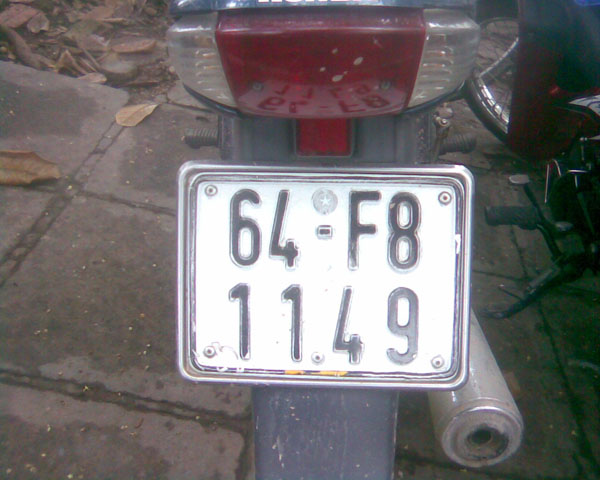
//> input picture aaaaaa/11.jpg, 600 x 480 px
$ ./test   (built with g++ and OpenCV 4)
//> lines starting //> are read from the running program, lines starting //| are printed output that depends on the picture; after the words box and inside, x2 and y2 are one past the last pixel; in counts of white or black regions, pixels touching at a corner belong together
#include "opencv2\core.hpp"
#include "opencv2\highgui\highgui.hpp"
#include <iostream>

#include <opencv2/opencv.hpp>
#include <vector>
#include <assert.h>


using namespace cv;
using namespace std;
struct Blob
{
	cv::Size matContainSize;
	cv::Rect boundingRect;
	std::vector<cv::Point2i> points;

	Blob(Blob* b) {};
	Blob() {};
};

std::vector<Blob> FindBlobs(Mat& matBinary, cv::Size minSize, cv::Size maxSize)
{
	assert(matBinary.channels() == 1, "Image is not binary");


	std::vector<Blob> blobs;

	// Fill the label_image with the blobs
	// 0  - background
	// 1  - unlabelled foreground
	// 2+ - labelled foreground

	uchar label_count = 2; // starts at 2 because 0,1 are used already

	for (int y = 0; y < matBinary.rows; y++)
	{
		for (int x = 0; x < matBinary.cols; x++)
		{
			uchar val = matBinary.at<uchar>(y, x);
			if (val != 255)
				continue;

			cv::Rect rect;
			cv::floodFill(matBinary, cv::Point(x, y), ++label_count, &rect);
			if (label_count == 255)
				label_count = 2;

			if (minSize.area() > 0 && (rect.width < minSize.width || rect.height < minSize.height))
				continue;

			if (maxSize.area() > 0 && (rect.width > maxSize.width || rect.height > maxSize.height))
				continue;

			Blob blob;

			for (int i = rect.y; i < (rect.y + rect.height); i++)
			{
				for (int j = rect.x; j < (rect.x + rect.width); j++)
				{
					if (matBinary.at<uchar>(i, j) == label_count)
						blob.points.push_back(cv::Point2i(j, i));
				}
			}


			if (blob.points.size() == 0)
				continue;

			blob.boundingRect = rect;
			blob.matContainSize = matBinary.size();
			blobs.push_back(blob);

		}
	}
	return blobs;
}

int main()
{
	CascadeClassifier cascade = cv::CascadeClassifier("cascade.xml");

	//load ảnh và chuyển thành ảnh xám
	cv::Mat matGray = imread("11.jpg", IMREAD_GRAYSCALE);
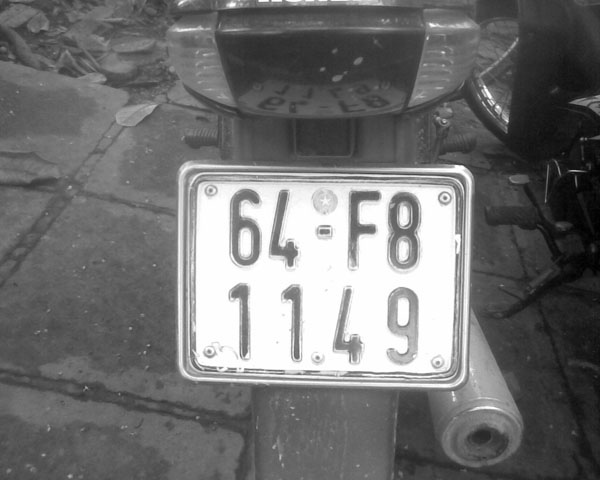
//> matGray: 480 rows x 600 cols, CV_8UC1; min 0, max 255, mean 112.8

	//detect
	std::vector<cv::Rect> rects;
	cascade.detectMultiScale(matGray, rects, 1.1, 3, CV_HAAR_SCALE_IMAGE);
//> rects = 1 Rect (x, y, width, height): [151, 162, 350, 233]

	//in ra số lượng đối tượng phát hiện được
	std::cout << "Detected " << rects.size() << " objects";
//| Detected 1 objects

	Mat img_color = imread("11.jpg", IMREAD_GRAYSCALE);
	Mat face_roi;
	Mat BlackWhite;
	Mat Blur;
	//Cắt biển số
	for (int n = 0; n < rects.size(); n++) {
		rectangle(img_color, rects[n], Scalar(255, 0, 0), 0);
		matGray(rects[n]).copyTo(face_roi);
	}
//> this loop made 1 pass
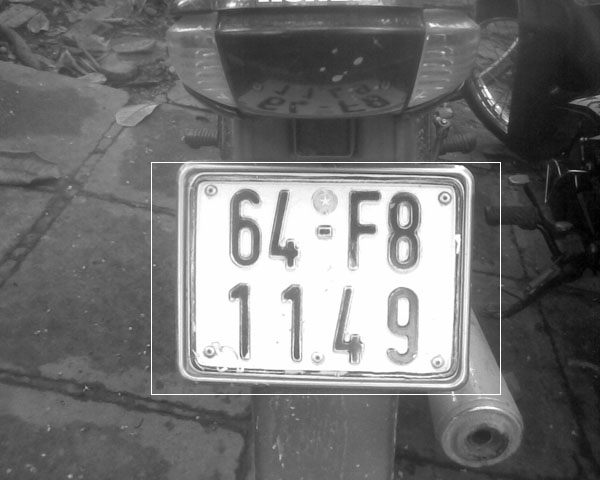
//> img_color: 480 rows x 600 cols, CV_8UC1; 0.4% of pixels changed, all inside (x1, y1, x2, y2) = (151, 162, 501, 395)
	imshow("face_roi", face_roi);
	blur(face_roi, Blur, Size(5,5), Point(0,0), 0);//Làm mờ ảnh
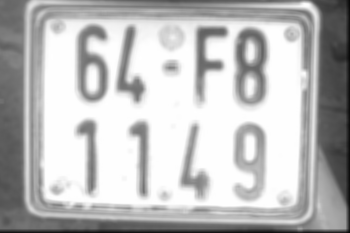
//> Blur: 233 rows x 350 cols, CV_8UC1; min 6, max 255, mean 188.3
	imshow("Blur", Blur);


	adaptiveThreshold(Blur, BlackWhite, 255, ADAPTIVE_THRESH_MEAN_C, THRESH_BINARY_INV, 15, 11);
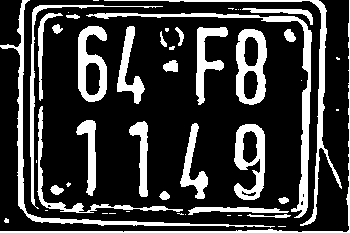
//> BlackWhite: 233 rows x 350 cols, CV_8UC1; 22.9% white; 50 white regions (22 under 20 px), largest, box (x1, y1, x2, y2) and area: (86, 13, 312, 218) 2250, (0, 0, 275, 228) 1958, (104, 0, 342, 226) 1635
	//									độ tương phản						đen trắng
	imshow("TrangDen", BlackWhite);
	vector<Blob> blob= FindBlobs(BlackWhite, Size(4,2), Size(100,100));
//> (in FindBlobs, `assert(matBinary.channels() == 1, "Image is not binary");` was passed over: a library is not available in this run)
//> the loop in FindBlobs, `for (int y = 0; y < matBinary.rows; y++)` made 233 passes
//> label_count on passes 1 to 3: 6, 6, 6
//> after the loop in FindBlobs, `for (int y = 0; y < matBinary.rows; y++)`:
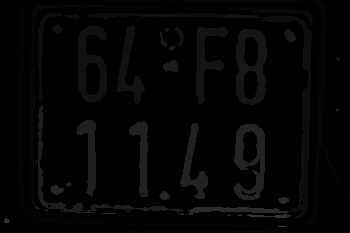
//> matBinary: 233 rows x 350 cols, CV_8UC1; min 0, max 55, mean 4.3
//> after the loop in FindBlobs, `for (int y = 0; y < matBinary.rows; y++)`: label_count = 55; blobs = 27 items
//> blob = 27 items
	//										   kích cỡ chữ =pixel


	//Hoán vị ảnh
	for (int i = 0; i < blob.size()-1; i++)
	{
		for (int j = i + 1; j < blob.size(); j++)
		{
			if ((blob[i].boundingRect.x > blob[j].boundingRect.x
				&& blob[i].boundingRect.y>face_roi.size().height/2
				&&blob[j].boundingRect.y> face_roi.size().height / 2)
				||
				(blob[i].boundingRect.x > blob[j].boundingRect.x
				&& blob[i].boundingRect.y < face_roi.size().height / 2
				&& blob[j].boundingRect.y < face_roi.size().height / 2))
			{
				Blob tamp;
				tamp = blob[i];
				blob[i] = blob[j];
				blob[j] = tamp;
			}
		}
	}
//> this loop made 26 passes


	for (int i = 0; i < blob.size(); i++)
	{
		rectangle(BlackWhite, blob[i].boundingRect, Scalar(255,0,0 ), 1);
		Mat tachChuoi;
		face_roi(blob[i].boundingRect).copyTo(tachChuoi);

		char name[20];
		sprintf_s(name, "face_%d.png", i);

		imshow(name, tachChuoi);

	}
//> this loop made 27 passes
//> tachChuoi on passes 16, 23: [[48, 49, 49, 49], [47, 47, 47, 47], [48, 46, 46, 46]], [[130, 135, 140, 160], [179, 178, 174, 170]]
//> pass 1, `face_roi(blob[i].boundingRect).copyTo(tachChuoi);`:
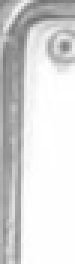
//> tachChuoi: 88 rows x 25 cols, CV_8UC1 (shown 3 times larger); min 110, max 255, mean 215.6
//> after the loop:
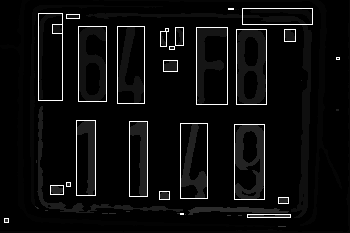
//> BlackWhite: 233 rows x 350 cols, CV_8UC1; 3.15% of pixels changed, all inside (x1, y1, x2, y2) = (4, 8, 340, 223)
	imshow("BlackWhite", BlackWhite);
	/*imshow("BienSo", face_roi);*/
	imshow("image", matGray);
	imshow("VJ Face Detector", img_color);


	waitKey(0);
	return 0;

}

$ run again, with aaaaaa/1.jpg copied over aaaaaa/11.jpg
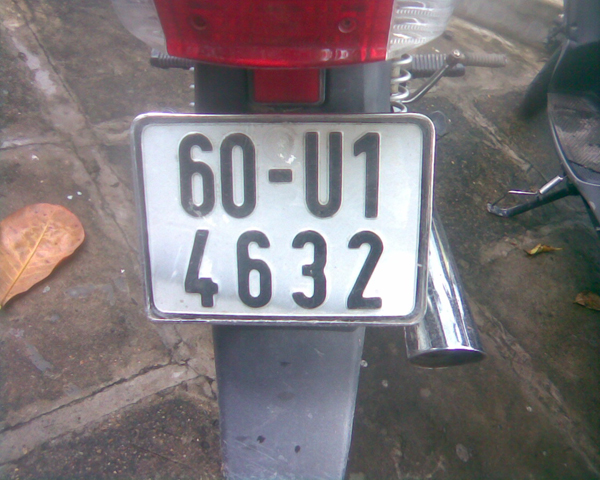
//> input picture aaaaaa/1.jpg, 600 x 480 px
//> rects = 1 Rect (x, y, width, height): [96, 100, 363, 242]
//| Detected 1 objects
//> the loop `for (int n = 0; n < rects.size(); n++)` made 1 pass
//> `adaptiveThreshold(Blur, BlackWhite, 255, ADAPTIVE_THRESH_MEAN_C, THRES..`:
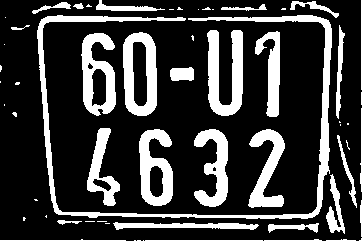
//> BlackWhite: 242 rows x 363 cols, CV_8UC1; 23.9% white; 48 white regions (25 under 20 px), largest, box (x1, y1, x2, y2) and area: (37, 15, 332, 219) 4607, (207, 30, 243, 116) 1877, (123, 32, 157, 116) 1735
//> the loop in FindBlobs, `for (int y = 0; y < matBinary.rows; y++)` made 242 passes
//> label_count on passes 1 to 3: 4, 5, 6
//> after the loop in FindBlobs, `for (int y = 0; y < matBinary.rows; y++)`: label_count = 53; blobs = 28 items
//> the loop `for (int i = 0; i < blob.size()-1; i++)` made 27 passes
//> the loop `for (int i = 0; i < blob.size(); i++)` made 28 passes
//> tachChuoi on passes 4, 17, 20: [[137, 134, 128, 132, 141], [141, 134, 130, 133, 138]], [[123, 123, 123, 120, 121], [123, 122, 122, 121, 123]], [[131, 116, 107, 111], [131, 121, 110, 108]]
//> after the loop `for (int i = 0; i < blob.size(); i++)`:
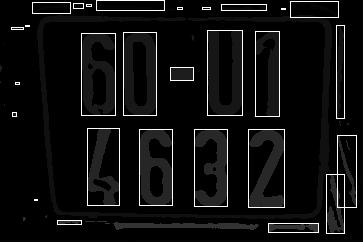
//> BlackWhite: 242 rows x 363 cols, CV_8UC1; min 0, max 255, mean 15.3

$ run again, with aaaaaa/10.jpg copied over aaaaaa/11.jpg
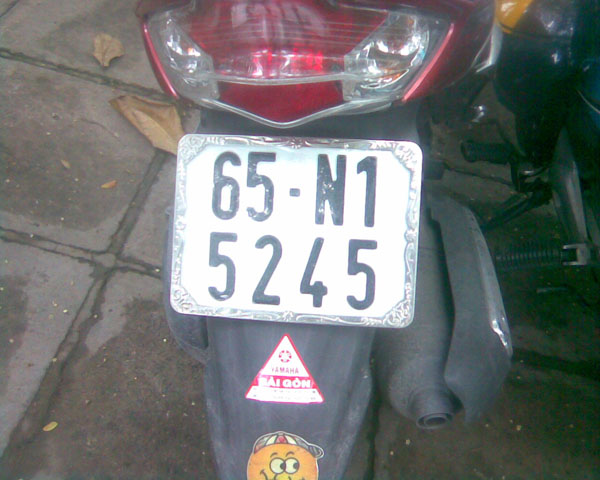
//> input picture aaaaaa/10.jpg, 600 x 480 px
//> rects = 1 Rect (x, y, width, height): [144, 137, 288, 192]
//| Detected 1 objects
//> the loop `for (int n = 0; n < rects.size(); n++)` made 1 pass
//> `adaptiveThreshold(Blur, BlackWhite, 255, ADAPTIVE_THRESH_MEAN_C, THRES..`:
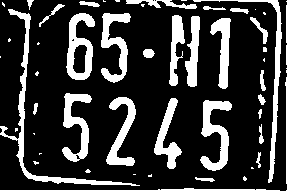
//> BlackWhite: 192 rows x 288 cols, CV_8UC1; 22% white; 49 white regions (22 under 20 px), largest, box (x1, y1, x2, y2) and area: (0, 9, 140, 186) 1435, (0, 0, 288, 192) 1050, (200, 100, 232, 171) 1009
//> the loop in FindBlobs, `for (int y = 0; y < matBinary.rows; y++)` made 192 passes
//> label_count on passes 1 to 3: 9, 10, 11
//> after the loop in FindBlobs, `for (int y = 0; y < matBinary.rows; y++)`: label_count = 54; blobs = 33 items
//> the loop `for (int i = 0; i < blob.size()-1; i++)` made 32 passes
//> the loop `for (int i = 0; i < blob.size(); i++)` made 33 passes
//> tachChuoi on pass 9: [[206, 205, 195, 177, 170], [199, 197, 191, 164, 133]]
//> after the loop `for (int i = 0; i < blob.size(); i++)`:
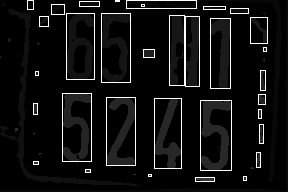
//> BlackWhite: 192 rows x 288 cols, CV_8UC1; min 0, max 255, mean 17

$ run again, with aaaaaa/12.jpg copied over aaaaaa/11.jpg
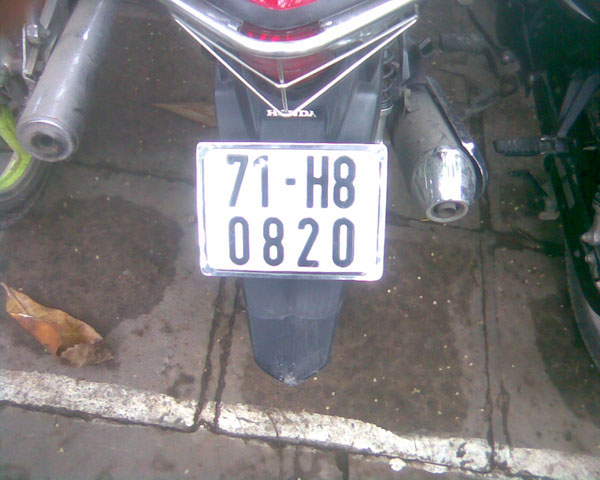
//> input picture aaaaaa/12.jpg, 600 x 480 px
//> rects = 1 Rect (x, y, width, height): [170, 135, 232, 155]
//| Detected 1 objects
//> the loop `for (int n = 0; n < rects.size(); n++)` made 1 pass
//> the loop in FindBlobs, `for (int y = 0; y < matBinary.rows; y++)` made 155 passes
//> label_count on passes 1 to 3: 5, 5, 5
//> after the loop in FindBlobs, `for (int y = 0; y < matBinary.rows; y++)`: label_count = 37; blobs = 17 items
//> the loop `for (int i = 0; i < blob.size()-1; i++)` made 16 passes
//> the loop `for (int i = 0; i < blob.size(); i++)` made 17 passes
//> tachChuoi on pass 15: [[152, 147, 142, 139, 139], [130, 126, 122, 119, 119]]
//> after the loop `for (int i = 0; i < blob.size(); i++)`:
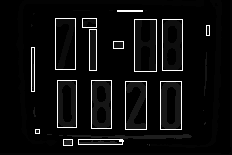
//> BlackWhite: 155 rows x 232 cols, CV_8UC1; min 0, max 255, mean 13.5
